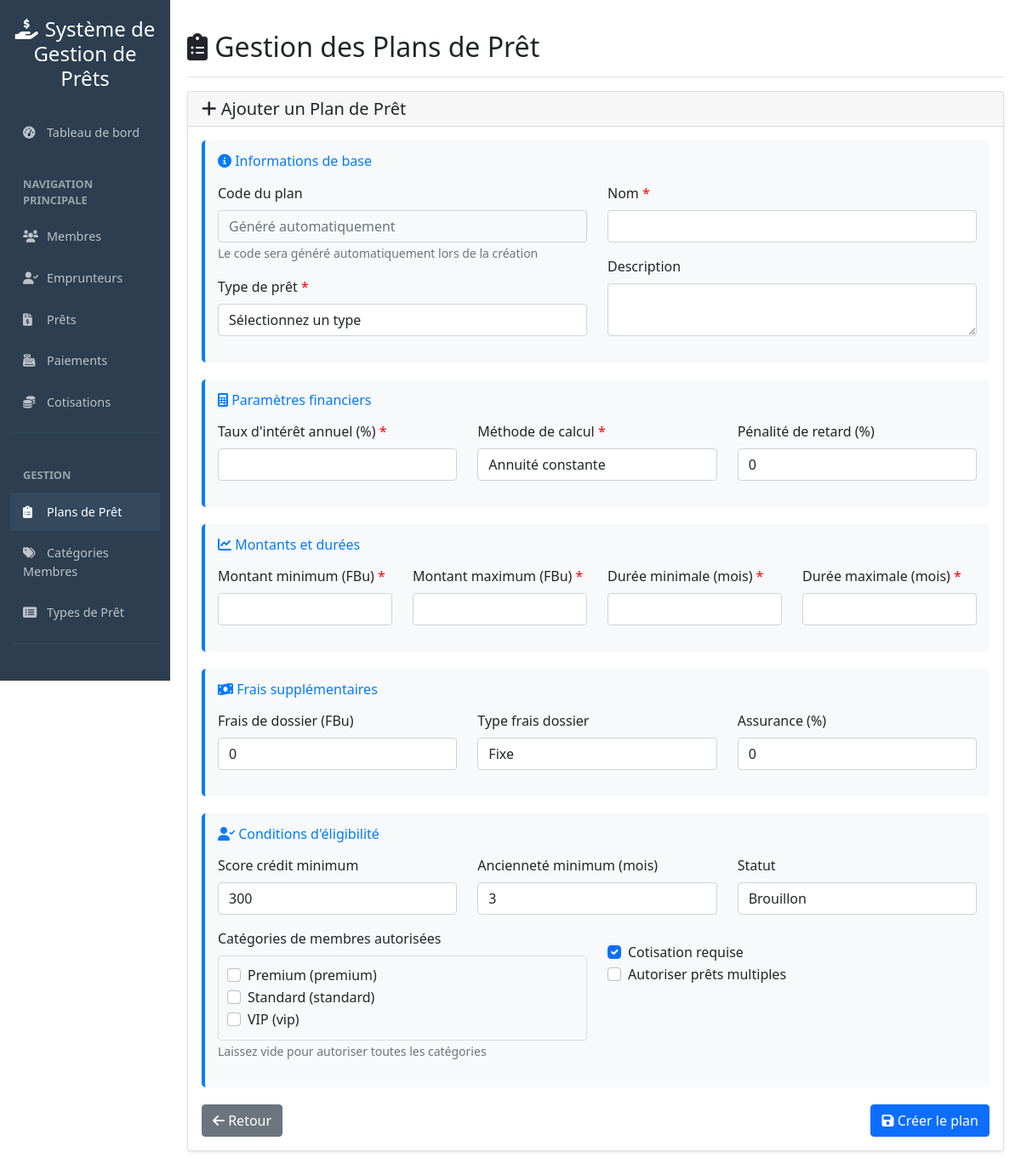
The page /plans_pret.php?action=ajouter (signed in) on the database its author committed.
### tables this page shows
CREATE TABLE categories_membres (
    id INT PRIMARY KEY AUTO_INCREMENT,
    code_categorie VARCHAR(20) UNIQUE NOT NULL,
    nom_categorie VARCHAR(50) NOT NULL,
    description TEXT,
    avantages TEXT,
    
     
    cotisation_mensuelle DECIMAL(12, 0) NOT NULL COMMENT 'Montant en FBU',
    
     
    duree_min_pret_mois INT DEFAULT 6 COMMENT 'Durée minimale de prêt pour cette catégorie',
    duree_max_pret_mois INT DEFAULT 60 COMMENT 'Durée maximale de prêt pour cette catégorie',
    taux_interet_categorie DECIMAL(5, 2) DEFAULT 12.5 COMMENT 'Taux d''intérêt de référence pour la catégorie',
    
     
    duree_min_cotisation_mois INT DEFAULT 3 COMMENT 'Durée minimale de cotisation requise pour emprunter',
    
     
    couleur_theme VARCHAR(20) DEFAULT '#3498db',
    icone VARCHAR(100) DEFAULT 'fas fa-user',
    statut ENUM('actif', 'inactif') DEFAULT 'actif',
    date_creation DATETIME DEFAULT CURRENT_TIMESTAMP,
    INDEX idx_code_categorie (code_categorie)
) COMMENT = 'Catégories de membres';

### plans_pret.php (the view, shortened to what the rows shown need)
<?php
require_once 'config_database.php';
$action = $_GET['action'] ?? 'liste';
try {
    $stmt_categories = $pdo->query("SELECT id, code_categorie, nom_categorie FROM categories_membres WHERE statut = 'actif' ORDER BY nom_categorie");
    $categories_membres = $stmt_categories->fetchAll();
    $categories_plan = [];
} catch (PDOException $e) {
    $erreur = "Erreur de base de données : " . $e->getMessage();
}
?>
<!DOCTYPE html>
<html lang="fr">
<head>
    <link href="https://cdnjs.cloudflare.com/ajax/libs/bootstrap/5.1.3/css/bootstrap.min.css" rel="stylesheet">
    <link href="https://cdnjs.cloudflare.com/ajax/libs/font-awesome/6.0.0/css/all.min.css" rel="stylesheet">
</head>
<body>
    <div class="container-fluid">
        <div class="row">
            <main class="col-md-9 ms-sm-auto col-lg-10 main-content">
                <div class="d-flex justify-content-between flex-wrap flex-md-nowrap align-items-center pt-3 pb-2 mb-3 border-bottom">
                    <h1 class="h2">
                        <i class="fas fa-clipboard-list"></i>
                        Gestion des Plans de Prêt
                    </h1>
                </div>
                <?php if ($action === 'liste'): ?>
                    <div class="card">
                        <div class="card-header d-flex justify-content-between align-items-center">
                            <h5 class="mb-0">Liste des Plans de Prêt</h5>
                            <a href="?action=ajouter" class="btn btn-primary btn-sm">
                                <i class="fas fa-plus"></i> Nouveau Plan
                            </a>
                        </div>
                        <div class="card-body">
                            <div class="table-responsive">
                                <table class="table table-striped table-hover">
                                    <thead>
                                        <tr>
                                            <th>Code</th>
                                            <th>Nom</th>
                                            <th>Type</th>
                                            <th>Montant</th>
                                            <th>Taux</th>
                                            <th>Durée</th>
                                            <th>Statut</th>
                                            <th>Actions</th>
                                        </tr>
                                    </thead>
                                    <tbody>
                                        <?php
                                        $stmt = $pdo->query("
                                            SELECT pp.*, tp.nom_type as type_pret
                                            FROM plans_pret pp
                                            LEFT JOIN types_pret tp ON pp.type_pret_id = tp.id
                                            ORDER BY pp.date_creation DESC
                                        ");
                                        while ($row = $stmt->fetch()):
                                            $statut_class = 'statut-' . $row['statut'];
                                        ?>
                                        <tr>
                                            <td><strong><?= htmlspecialchars($row['code_plan']) ?></strong></td>
                                            <td><?= htmlspecialchars($row['nom_pret']) ?></td>
                                            <td><?= htmlspecialchars($row['type_pret']) ?></td>
                                            <td><?= format_montant($row['montant_min']) ?> - <?= format_montant($row['montant_max']) ?></td>
                                            <td><?= $row['taux_interet_annuel'] ?>%</td>
                                            <td><?= $row['duree_min_mois'] ?>-<?= $row['duree_max_mois'] ?> mois</td>
                                            <td>
                                                <span class="<?= $statut_class ?>">
                                                    <i class="fas fa-circle"></i> <?= ucfirst($row['statut']) ?>
                                                </span>
                                            </td>
                                            <td class="table-actions">
                                                <a href="?action=modifier&id=<?= $row['id'] ?>" class="btn btn-warning btn-sm" title="Modifier">
                                                    <i class="fas fa-edit"></i>
                                                </a>
                                                <a href="?action=supprimer&id=<?= $row['id'] ?>" class="btn btn-danger btn-sm" title="Supprimer">
                                                    <i class="fas fa-trash"></i>
                                                </a>
                                            </td>
                                        </tr>
                                        <?php endwhile; ?>
                                    </tbody>
                                </table>
                            </div>
                        </div>
                    </div>
                <?php elseif ($action === 'ajouter' || $action === 'modifier'): ?>
                    <div class="card">
                        <div class="card-body">
                            <form method="POST">
                                <div class="form-section">
                                    <div class="row">
                                        <div class="col-md-6">
                                            <div class="mb-3">
                                                <div style="max-height: 150px; overflow-y: auto; border: 1px solid #ddd; padding: 10px; border-radius: 4px;">
                                                    <?php foreach ($categories_membres as $categorie): ?>
                                                    <div class="form-check">
                                                        <input class="form-check-input" type="checkbox" name="categories_autorisees[]"
                                                               value="<?= $categorie['id'] ?>"
                                                               id="cat_<?= $categorie['id'] ?>"
                                                               <?= in_array($categorie['id'], $categories_plan) ? 'checked' : '' ?>>
                                                        <label class="form-check-label" for="cat_<?= $categorie['id'] ?>">
                                                            <?= htmlspecialchars($categorie['nom_categorie']) ?> (<?= htmlspecialchars($categorie['code_categorie']) ?>)
                                                        </label>
                                                    </div>
                                                    <?php endforeach; ?>
                                                </div>
                                            </div>
                                        </div>
                                    </div>
                                </div>
                            </form>
                        </div>
                    </div>
                <?php endif; ?>
            </main>
        </div>
    </div>
</body>
</html>

### rows shown on the page
categories_membres: nom_categorie "Premium", code_categorie "premium"
categories_membres: nom_categorie "Standard", code_categorie "standard"
categories_membres: nom_categorie "VIP", code_categorie "vip"

### other values the page prints
APP_NAME "Système de Gestion de Prêts"
